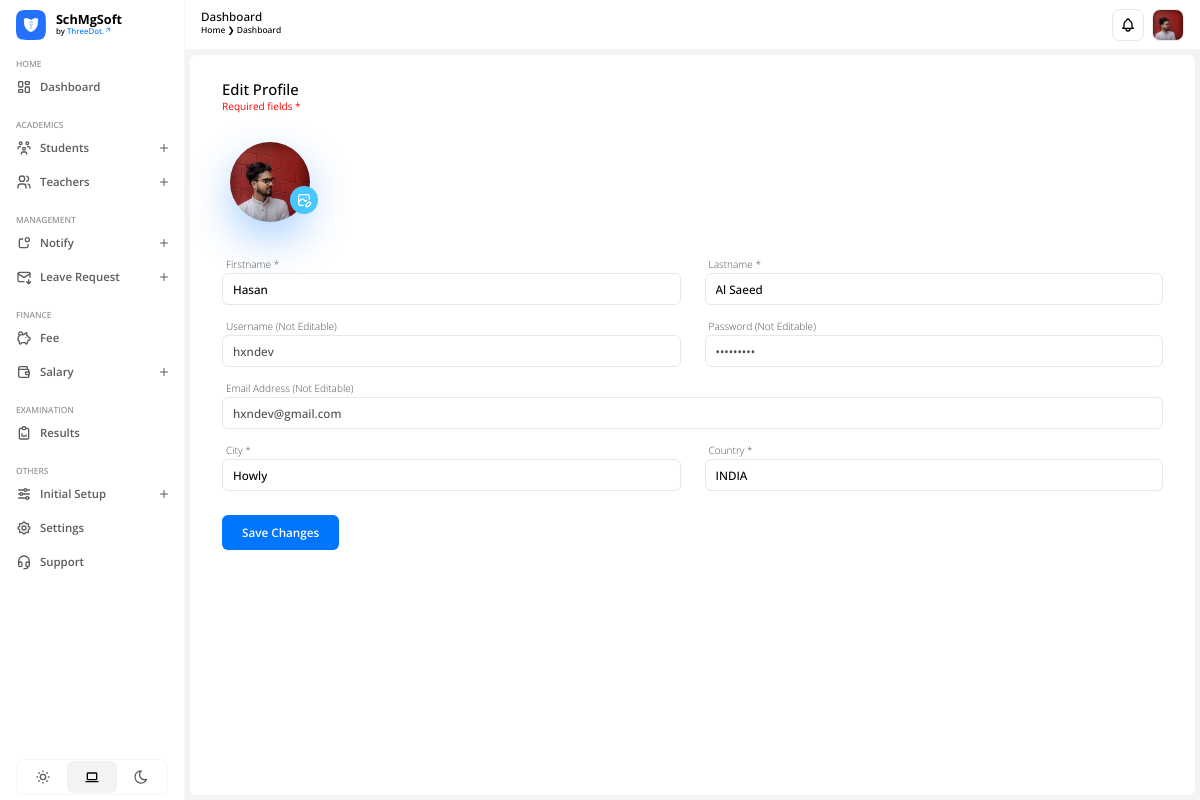
Page /profile/edit/ (signed in) on the earlier database version.
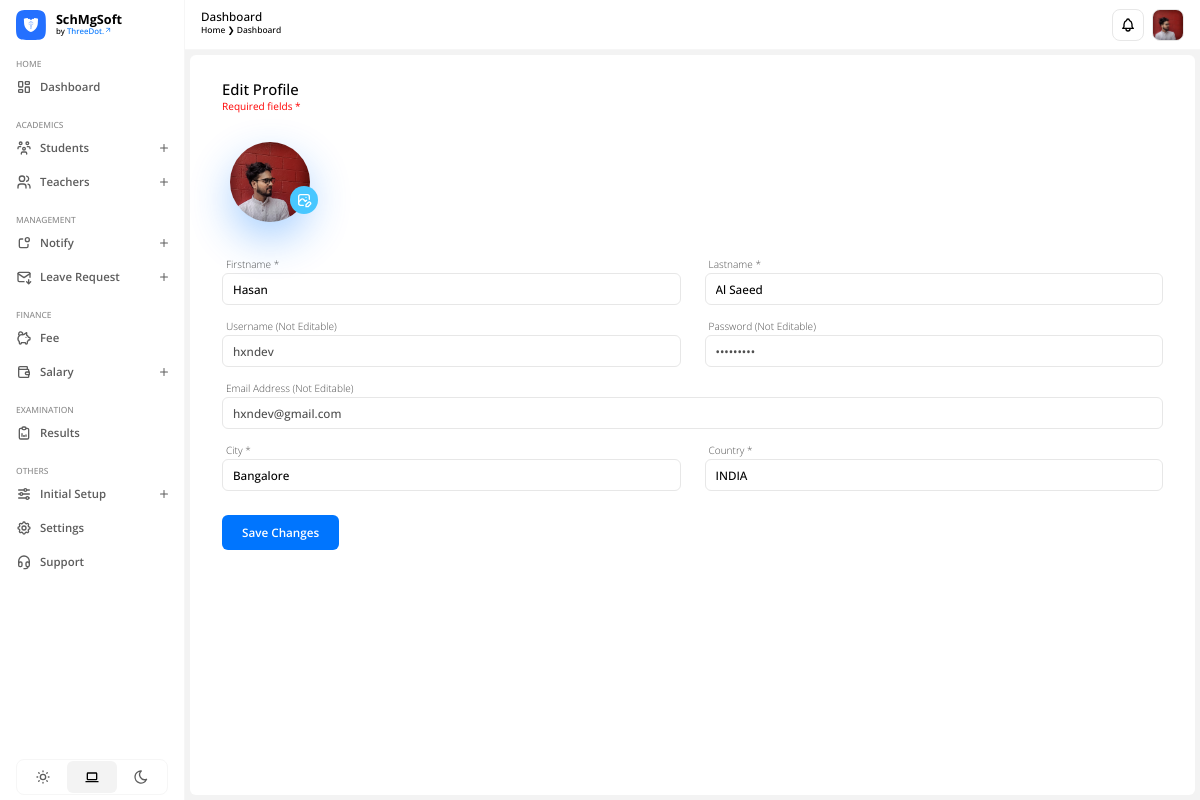
Same page on the later database version.
### apps/users/models.py (models this page shows)
class CustomUser(AbstractUser):
    USER = (
        (1, 'ADMIN'),
        (2, 'TEACHER'),
        (3, 'STUDENT')
    )
    user_type = models.CharField(choices=USER, max_length=20, default=1)
    profile_pic = models.ImageField(upload_to='profile_pic/', null=True, blank=True)
    city = models.CharField(max_length=200, blank=True)
    country = models.CharField(max_length=200, blank=True)

### apps/users/views.py (the view, shortened to what this page needs)
# urls.py: path('edit/', views.profile_edit, name='profile-edit'),
@login_required(login_url='/')
def profile_edit(request):
    return render(request, 'edit-profile.html')

### apps/users/templates/edit-profile.html (shortened to what this page needs)
{% extends "base.html" %} {% load static %} {% block htmlhead %}
<link
  rel="stylesheet"
  type="text/css"
  href="{% static 'css/users/edit-profile.css' %}"
/>
{% endblock htmlhead %} {% block content %}
<div id="profile">
  <form
    action="{% url 'profile-edit' %}"
    method="post"
    enctype="multipart/form-data"
  >
    <h3>Edit Profile</h3>
    <p>Required fields *</p>
    <div id="profile-details">
      <div id="image">
        {% if not user.profile_pic %}
        <img
          src="https://images.unsplash.com/photo-1718002127646-0904604dfb8c?crop=entropy&cs=srgb&fm=jpg&ixid=M3wzMjM4NDZ8MHwxfHJhbmRvbXx8fHx8fHx8fDE3MjA5NDE3OTN8&ixlib=rb-4.0.3&q=85"
          alt="Profile Photo."
        />
        {% else %}
        <img src="{{ user.profile_pic.url }}" alt="Profile Photo." />
        {% endif %}
      </div>
      <button>
      </button>
    </div>
    <div id="form-content">
      <div class="form-group">
        <label for="fname">Firstname *</label>
        <input
          type="text"
          name="fname"
          id="fname"
          value="{{ user.first_name }}"
          required
        />
      </div>
      <div class="form-group">
        <label for="lname">Lastname *</label>
        <input
          type="text"
          name="lname"
          id="lname"
          value="{{ user.last_name }}"
          required
        />
      </div>
      <div class="form-group">
        <label for="username">Username (Not Editable)</label>
        <input
          type="text"
          name="username"
          id="username"
          value="{{ user.username }}"
          readonly
          tabindex="-1"
        />
      </div>
      <div class="form-group">
        <label for="password">Password (Not Editable)</label>
        <input
          type="password"
          name="password"
          id="password"
          value="●●●●●●●●●"
          readonly
          tabindex="-1"
        />
      </div>
      <div class="form-group full-width">
        <label for="email">Email Address (Not Editable)</label>
        <input
          type="email"
          name="email"
          id="email"
          value="{{ user.email }}"
          readonly
          tabindex="-1"
        />
      </div>
      <div class="form-group">
        <label for="city">City *</label>
        <input
          type="text"
          name="city"
          id="city"
          value="{{ user.city }}"
          required
        />
      </div>
      <div class="form-group">
        <label for="country">Country *</label>
        <input
          type="text"
          name="country"
          id="country"
          value="{{ user.country }}"
          required
        />
      </div>
    </div>
    <button type="submit">Save Changes</button>
  </form>
</div>
 {% endblock %}

### SchMgSoft/templates/header.html (shortened to what this page needs)
{% load static %}
{% block content %}
<header>
  <div class="left">
    <h3>Dashboard</h3>
    <div class="breadcrumb">
      <p>Home &#10095; Dashboard</p>
    </div>
  </div>
  <div class="right">
    <div id="notification-icon">
    </div>
    <div id="profile">
      {% if not user.profile_pic %}
      <img
        src="https://images.unsplash.com/photo-1522075469751-3a6694fb2f61?crop=entropy&cs=srgb&fm=jpg&ixid=M3wzMjM4NDZ8MHwxfHJhbmRvbXx8fHx8fHx8fDE3MjA2ODA4NTB8&ixlib=rb-4.0.3&q=85"
        alt="Profile Photo."
      />
      {% else %}
      <img src="{{ user.profile_pic.url }}" alt="Profile Photo." />
      {% endif %}
    </div>
  </div>
</header>
{% endblock %}
{% block extracss %}
<link rel="stylesheet" type="text/css" href="{% static 'css/header.css' %}" />
{% endblock %}

Differences in the rows shown:
changed CustomUser "Hasan": city "Howly" → "Bangalore"
